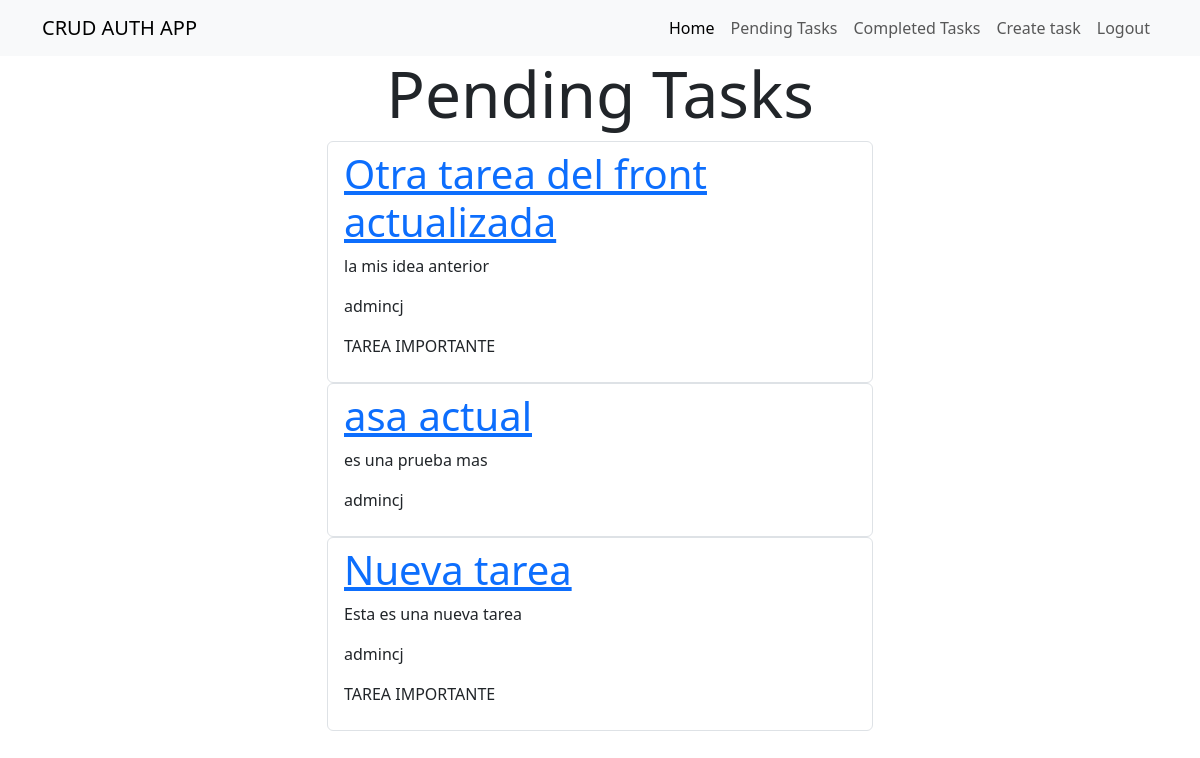
Page /tasks/ (signed in) on the committed database.
### tasks/models.py (models this page shows, shortened)
class Task(models.Model):
    title = models.CharField(max_length=100)
    description = models.TextField(blank=True)
    created = models.DateTimeField(auto_now_add=True)
    datecompleted = models.DateTimeField(null=True, blank=True)
    important = models.BooleanField(default=False)
    user = models.ForeignKey(User, on_delete=models.CASCADE)

### tasks/views.py (the view)
# urls.py: path('', include('tasks.urls'))
@login_required
def tasks(request):
    tasks = Task.objects.filter(user=request.user, datecompleted__isnull=True)
    return render(request, 'tasks.html', {
                'tasks': tasks,
                'name': 'Pending Tasks'
    })

### tasks/templates/tasks.html (shortened to what this page needs)
{% extends 'base.html' %}
{% block content %}
<main class="container">
    <div class="row">
        <div class="col-md-6 offset-md-3">
            <h1 class="text-center display-3">{{ name}}</h1>
            {% for task in tasks %}
                <ul class="list-group">
                    <li class="list-group-item">
                        <a href="{% url "task_detail" task.id %}">
                            <h1>{{ task.title }}</h1>
                        </a>
                            <p>{{ task.description }}</p>
                            <p>{{ task.user }}</p>
                            {% if task.important %}
                                <p>TAREA IMPORTANTE</p>
                            {% endif %}
                    </li>
                </ul>
            {% endfor %}
        </div>
    </div>
</main>
{% endblock %}

### tasks/templates/base.html (shortened to what this page needs)
<!DOCTYPE html>
<html lang="en">
<head>
    <link href="https://cdn.jsdelivr.net/npm/bootstrap@5.3.3/dist/css/bootstrap.min.css" rel="stylesheet">
</head>
<body>
<nav class="navbar navbar-expand-lg bg-body-tertiary">
  <div class="container">
    <a class="navbar-brand" href="/">CRUD AUTH APP</a>
      <div class="collapse navbar-collapse" id="navbarNav">
          <ul class="navbar-nav ms-auto">
              <li class="nav-item" aria-current="page"><a class="nav-link active" href="/">Home</a></li>
              {% if user.is_authenticated %}
                  <li class="nav-item"><a class="nav-link" href="{% url 'tasks' %}">Pending Tasks</a></li>
                  <li class="nav-item"><a class="nav-link" href="/tasks/completed/">Completed Tasks</a></li>
                  <li class="nav-item"><a class="nav-link" href="/tasks/create/">Create task</a></li>
                  <li class="nav-item"><a class="nav-link" href="/logout">Logout</a></li>
              {% else %}
                  <li class="nav-item"><a class="nav-link" href="/signup">Signup</a></li>
                  <li class="nav-item"><a class="nav-link" href="/signin">Signin</a></li>
              {% endif %}
          </ul>
      </div>
  </div>
</nav>
{% block content %}
{% endblock %}
</body>
</html>

### rows in the picture
Task: title "Otra tarea del front actualizada", description "la mis idea anterior", user "admincj", important "TAREA IMPORTANTE"
Task: title "asa actual", description "es una prueba mas", user "admincj"
Task: title "Nueva tarea", description "Esta es una nueva tarea", user "admincj", important "TAREA IMPORTANTE"

### other values in the picture
{{ name }} "Pending Tasks"
